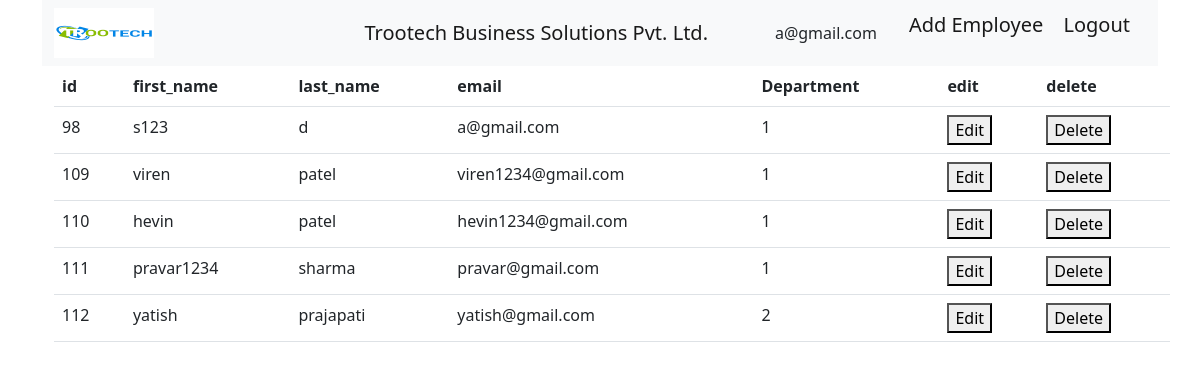
The app's page /employee_list/ (signed in), older data.
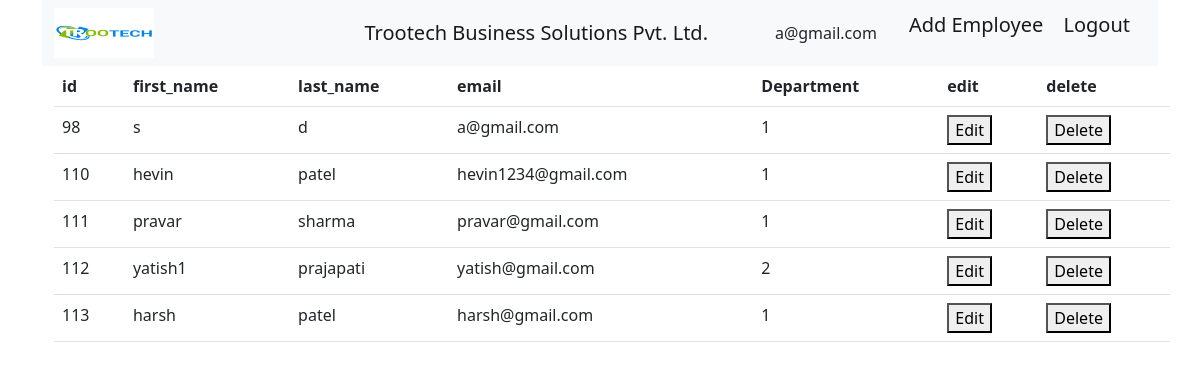
The same page, newer data.
### employee/models.py (models this page shows, shortened)
class Employee(AbstractUser):
    username = models.CharField(max_length=150, blank=True, unique=False)
    email = models.EmailField(max_length=100, unique=True)
    select_role = models.ManyToManyField(Depatment)
    USERNAME_FIELD = 'email'
    REQUIRED_FIELDS = ['username']
    is_deleted = models.BooleanField(default=False)
    @property
    def get_roles(self):
        return [select_value['name'] for select_value in self.select_role.values('name')]
    @property
    def has_access(self):
        roles = [select_value['name'] for select_value in self.select_role.values('name')]
        if roles.__contains__("HR") or roles.__contains__("CTO") or roles.__contains__("ADMIN"):
            return True
        return False

### employee/views.py (the view)
# urls.py: path('employee_list/',views.EmployeeList.as_view(),name = 'employee_list'),
@method_decorator(login_required(login_url="/login/"), name='dispatch')
class EmployeeList(ListView):
    template_name = 'employee_list.html'
    model = Employee
    queryset = Employee.objects.filter(is_deleted = False)
    context_object_name = 'employee'

### templates/employee_list.html (shortened to what this page needs)
{% include 'templates/employee_base.html' %}
<!DOCTYPE html>
<html>
<head>
    <link href=https://cdn.jsdelivr.net/npm/bootstrap@5.2.3/dist/css/bootstrap.min.css rel="stylesheet">
</head>
<body>
    <div class="container" style="width: 2000px">
        <table class="table">
            <thead class="thead-dark">
                <tr>
                    <th scope="col">id</th>
                    <th scope="col">first_name</th>
                    <th scope="col">last_name</th>
                    <th scope="col">email</th>
                    <th scope="col">Department</th>
                    <th scope="col">edit</th>
                    {% if request.user.has_access %}
                        <th scope="col">delete</th>
                    {% endif %}
                </tr>
            </thead>
            {% for employee_detils in employee %}
            <tr>
                <td>{{employee_detils.id}}</td>
                <td>{{employee_detils.first_name}}</td>
                <td>{{employee_detils.last_name}}</td>
                <td>{{employee_detils.email}}</td>
                <td data-bs-toggle="tooltip" data-bs-placement="left" title="{% for role in employee_detils.select_role.values %}{{ role.name }} &nbsp;{% endfor%}">{{employee_detils.select_role.count}}</td>
                <td>
                    <form method="GET" action="/employee_edit/{{employee_detils.pk}}">
                        <button type="edit">Edit</button>
                    </form>
                {% if request.user.has_access %}
                <td>
                    <form method="POST" action="/employee_delete/{{employee_detils.id}}">
                        <button type="submit">Delete</button>
                    </form>
                </td>
                {% endif %}
            </tr>
            {% endfor %}
        </table>
    </div>
    <link href=https://cdn.jsdelivr.net/npm/bootstrap@5.2.3/dist/js/bootstrap.min.js rel="stylesheet">
    <link href=https://cdn.jsdelivr.net/npm/bootstrap@5.2.3/dist/js/bootstrap.bundle.min.js rel="stylesheet">
</body>
</html>

### templates/employee_base.html (shortened to what this page needs)
{% load static %}
<!DOCTYPE html>
<html>
    <head>
        <link href=https://cdn.jsdelivr.net/npm/bootstrap@5.2.3/dist/css/bootstrap.min.css rel ="stylesheet">
    </head>
    <body class="container">
        <nav class="navbar navbar-expand-lg bg-light">
            <div class="container-fluid">
              <img src="{%static 'logo.png'%}" width="100" height="50" alt="logo" class="d-inline-block align-text-top">
              <a class="navbar-brand mx-auto" style="width: 200px;">Trootech Business Solutions Pvt. Ltd.</a>
                {% if request.user.is_authenticated %}
                   {{user.email}}
                {% endif %}
                <ul style="list-style-type: none;">
                    <li>
                      {% if 'HR' and 'ADMIN' and 'CTO' in request.user.get_roles %}
                        <a class="navbar-brand" href="{% url 'add_employee'%}" >Add Employee</a>
                      {% elif 'DEVELOPER' in request.user.get_roles %}
                        <a class="navbar-brand"  disabled>Add Employee</a>
                      {% elif 'ADMIN' in request.user.get_roles %}
                        <a class="navbar-brand" href="{% url 'add_employee'%}" >Add Employee</a>
                      {% elif 'HR' in request.user.get_roles %}
                        <a class="navbar-brand" href="{% url 'add_employee'%}" >Add Employee</a>
                      {% elif 'HR' and 'DEVELOPER' in request.user.get_roles %}
                        <a class="navbar-brand" href="{% url 'add_employee'%}" >Add Employee</a>
                      {% endif %}
                        <a class="navbar-brand" href="{% url 'logout' %}">Logout</a>
                    </li>
                </ul>
              </div>
          </nav>
    </body>
</html>

Row changes from the older to the newer data that the page shows:
no longer on this page (row edited): Employee: id "109", first_name "viren", last_name "patel", email "viren1234@gmail.com", select_role.count "1"
changed Employee "a@gmail.com": first_name "s123" → "s"
changed Employee "sharma": first_name "pravar1234" → "pravar"
changed Employee "prajapati": first_name "yatish" → "yatish1"
now on this page (row edited): Employee: id "113", first_name "harsh", last_name "patel", email "harsh@gmail.com", select_role.count "1"
